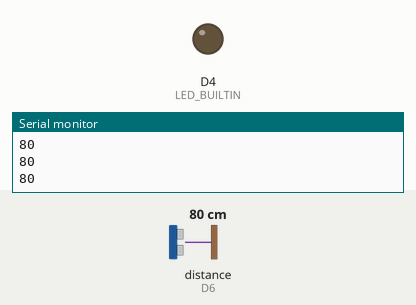
This sketch was run on a simulated ESP8266 (NodeMCU). Shown: output pins drawn as LEDs (lit = HIGH, except the on-board LED, lit = LOW), the last lines printed to the serial monitor. Wiring (inferred from the names in the program): ultrasonic range finder: trigger D5; echo D6. Inputs (shaded band) come from the test bench; at power-on: distance to the obstacle (sensor on D6) 80 cm. The echo pulse lasts 58.3 µs per cm; WiFi joins after 1.5 s; servers stay silent unless stated; pins used as bus, display or sensor lines are not drawn.

Above: at 1.3 s.
1.4 s: distance to the obstacle (sensor on D6) set to 52 cm
2.9 s: distance to the obstacle (sensor on D6) set to 44 cm
At 3.3 s:
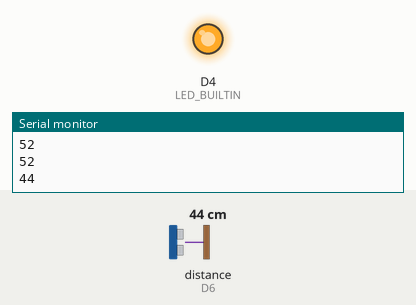
4.5 s: distance to the obstacle (sensor on D6) set to 60 cm
At 4.8 s:
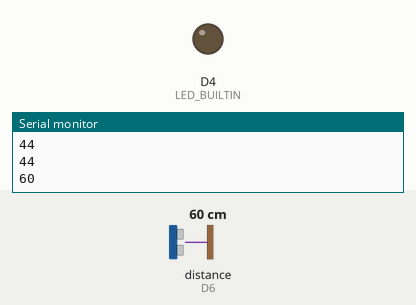
6.0 s: distance to the obstacle (sensor on D6) set to 2 cm
At 7.5 s:
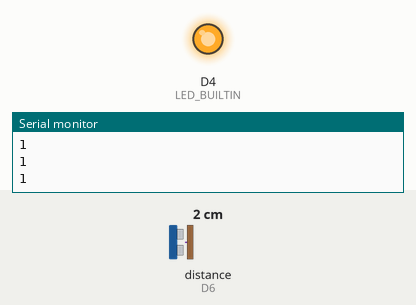
Timing chart, 0 to 8.5 s (numbered marks = the images above; inputs shaded):
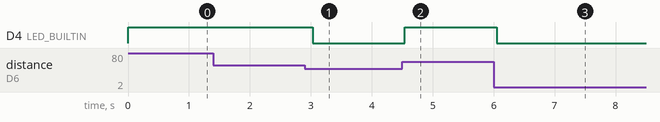

The sketch:

sketch_feb02a.ino
```cpp
#include <ESP8266WiFi.h>

const int triggerPin = D5;
const int echoPin = D6;

void setup() {
  Serial.begin(115200);
  pinMode(LED_BUILTIN, OUTPUT);
  pinMode(triggerPin, OUTPUT);
  pinMode(echoPin, INPUT);
  Serial.begin(115200);
  WiFi.begin();
}

void loop() {
  long duration, distance;
  digitalWrite(triggerPin, LOW);
  delayMicroseconds(2);
  digitalWrite(triggerPin, HIGH);
  delayMicroseconds(10);
  digitalWrite(triggerPin, LOW);
  duration = pulseIn(echoPin, HIGH);
  distance = (duration / 2) / 29.1;
  Serial.println(distance);
  if (distance < 50) {
    digitalWrite(LED_BUILTIN, LOW);
  } else {
    digitalWrite(LED_BUILTIN, HIGH);
  }
  delay(500);
}
```

Measured:
- the behaviour switches between 50 and 49 cm on distance to the obstacle (sensor on D6) (found by bisection; images 0 and 1)
- after the input at 2.9 s, D4 (LED_BUILTIN): HIGH → LOW after 0.13 s
- after the input at 4.5 s, D4 (LED_BUILTIN): LOW → HIGH at once
- after the input at 6.0 s, D4 (LED_BUILTIN): HIGH → LOW after 0.05 s
